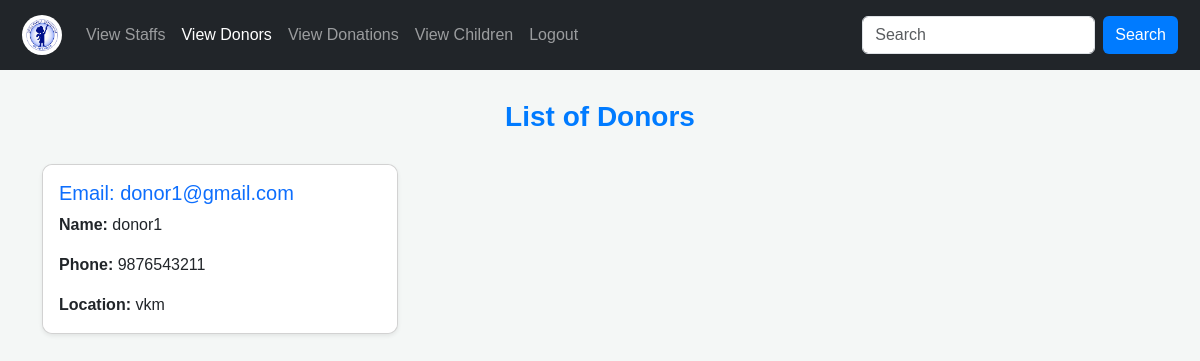
Screenshot of /viewdonors/ with the database file from the repository.
### app/models.py (models this page shows, shortened)
class DonorRegister(models.Model):
    email = models.EmailField(unique=True)
    name = models.TextField()
    phone = models.IntegerField()
    password = models.TextField()
    location= models.TextField()
    confirm_password=models.TextField()

### app/views.py (the view)
# urls.py: path('viewdonors/', views.viewdonors, name='viewdonors'),
def viewdonors(request):
    data=DonorRegister.objects.all()
    return render(request,'admin/viewdonors.html',{'data':data})

### templates/admin/viewdonors.html (shortened to what this page needs)
<!DOCTYPE html>
<html lang="en">
<head>
    <link href="https://cdn.jsdelivr.net/npm/bootstrap@5.3.3/dist/css/bootstrap.min.css" rel="stylesheet">
</head>
<body>
    <nav class="navbar navbar-expand-lg navbar-dark bg-dark">
        <div class="container-fluid">
            <a class="navbar-brand" href="../admin_home">
                <img src="../static/R.jpg" alt="Logo">
            </a>
            <div class="collapse navbar-collapse" id="navbarNav">
                <ul class="navbar-nav me-auto">
                    <li class="nav-item"><a class="nav-link" href="../viewstaffs">View Staffs</a></li>
                    <li class="nav-item"><a class="nav-link active" href="../viewdonors">View Donors</a></li>
                    <li class="nav-item"><a class="nav-link" href="../viewdonations">View Donations</a></li>
                    <li class="nav-item"><a class="nav-link" href="../viewchildren">View Children</a></li>
                    <li class="nav-item"><a class="nav-link" href="../logout">Logout</a></li>
                </ul>
                <form class="d-flex">
                    <input class="form-control me-2" type="text" placeholder="Search">
                    <button class="btn btn-primary" type="button">Search</button>
                </form>
            </div>
        </div>
    </nav>
    <div class="container">
        <h2 class="page-title">List of Donors</h2>
    </div>
    <div class="container">
        <div class="row">
            {% for i in data %}
            <div class="col-md-4 mb-4">
                <div class="card shadow-sm">
                    <div class="card-body">
                        <h5 class="card-title text-primary">Email: {{i.email}}</h5>
                        <p class="card-text"><strong>Name:</strong> {{i.name}}</p>
                        <p class="card-text"><strong>Phone:</strong> {{i.phone}}</p>
                        <p class="card-text"><strong>Location:</strong> {{i.location}}</p>
                    </div>
                </div>
            </div>
            {% endfor %}
        </div>
    </div>
</body>
</html>

### templates/admin/viewdonors.html (style rules this page uses)
body { font-family: Arial, sans-serif; background-color: #f4f7f6; }
.navbar { padding: 10px; }
.navbar-brand img { width: 40px; border-radius: 50%; }
.nav-item a { font-weight: 500; transition: 0.3s; }
.container { margin-top: 30px; }
.page-title { text-align: center; font-size: 28px; font-weight: bold; color: #007bff; margin-bottom: 20px; }
.card { border-radius: 10px; transition: transform 0.3s ease-in-out; box-shadow: 0px 4px 6px rgba(0, 0, 0, 0.1); background: white; }
.card-body { background: #ffffff; border-radius: 10px; }
.btn-primary { background-color: #007bff; border: none; transition: background 0.3s; }

### rows the page displays
DonorRegister: email "donor1@gmail.com", name "donor1", phone "9876543211", location "vkm"
